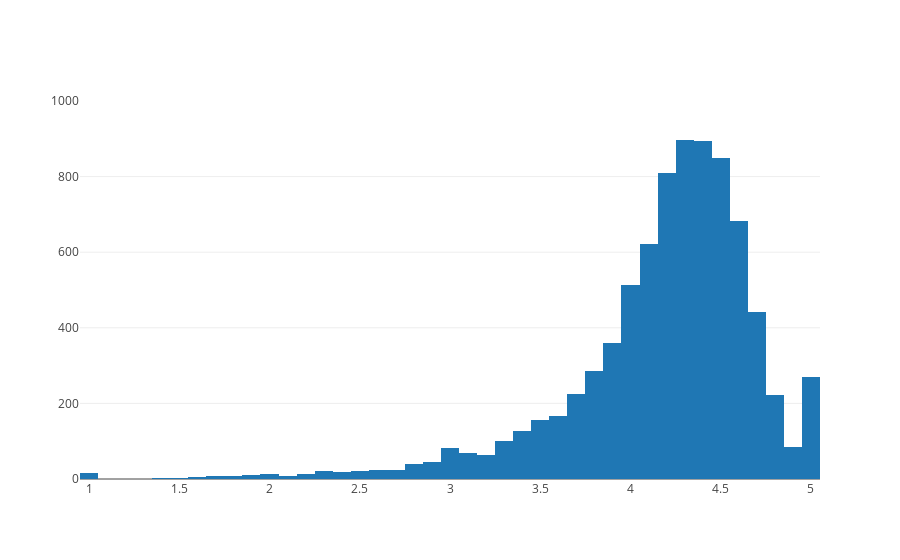

Notebook code cell kept with this figure:
### Markdown cell above
## 4. Distribution of app ratings
<p>After having witnessed the market share for each category of apps, let's see how all these apps perform on an average. App ratings (on a scale of 1 to 5) impact the discoverability, conversion of apps as well as the company's overall brand image. Ratings are a key performance indicator of an app.</p>
<p>From our research, we found that the average volume of ratings across all app categories is <code>4.17</code>. The histogram plot is skewed to the left indicating that the majority of the apps are highly rated with only a few exceptions in the low-rated apps.</p>

### Code cell
# Average rating of apps
avg_app_rating = apps.mean()
print('Average app rating = ', avg_app_rating)

# Distribution of apps according to their ratings
data = [go.Histogram(
        x = apps['Rating']
)]

# Vertical dashed line to indicate the average app rating
layout = {'shapes': [{
              'type' :'line',
              'x0': avg_app_rating,
              'y0': 0,
              'x1': avg_app_rating,
              'y1': 1000,
              'line': { 'dash': 'dashdot'}
          }]
          }

plotly.offline.iplot({'data': data, 'layout': layout})

### Figure 1 — Plotly figure (JSON) as saved in the notebook; plotly's stock layout.template omitted (floating-point values rounded to 4 significant figures; data arrays with more than 128 entries replaced by an {"elided": "..."} marker saying what was removed)
{"data": [{"x": {"elided": "9659 float values"}, "type": "histogram", "uid": "1ab635e7-cb89-48e4-b579-8e31ac821835"}], "layout": {"shapes": [{"line": {"dash": "dashdot"}, "type": "line", "x0": [5666.0, 4.173, 216600.0, 20.4, 7778000.0, 1.099], "x1": [5666.0, 4.173, 216600.0, 20.4, 7778000.0, 1.099], "y0": 0, "y1": 1000}]}}
